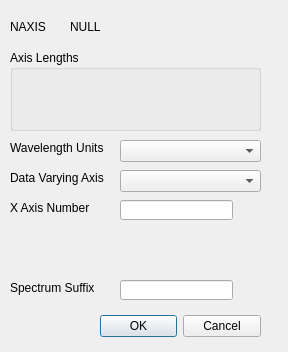
<?xml version="1.0" encoding="UTF-8"?>
<ui version="4.0">
 <class>FitsSpectraDialog</class>
 <widget class="QDialog" name="FitsSpectraDialog">
  <property name="geometry">
   <rect>
    <x>0</x>
    <y>0</y>
    <width>288</width>
    <height>352</height>
   </rect>
  </property>
  <property name="windowTitle">
   <string>Fits Spectra Loader</string>
  </property>
  <widget class="QDialogButtonBox" name="buttonBox">
   <property name="geometry">
    <rect>
     <x>100</x>
     <y>310</y>
     <width>161</width>
     <height>32</height>
    </rect>
   </property>
   <property name="orientation">
    <enum>Qt::Horizontal</enum>
   </property>
   <property name="standardButtons">
    <set>QDialogButtonBox::Cancel|QDialogButtonBox::Ok</set>
   </property>
  </widget>
  <widget class="QLabel" name="naxis_label">
   <property name="geometry">
    <rect>
     <x>10</x>
     <y>20</y>
     <width>47</width>
     <height>14</height>
    </rect>
   </property>
   <property name="text">
    <string>NAXIS</string>
   </property>
  </widget>
  <widget class="QGroupBox" name="axis_lengths_group_box">
   <property name="geometry">
    <rect>
     <x>10</x>
     <y>50</y>
     <width>251</width>
     <height>81</height>
    </rect>
   </property>
   <property name="title">
    <string>Axis Lengths</string>
   </property>
  </widget>
  <widget class="QComboBox" name="wavelength_units_combo">
   <property name="geometry">
    <rect>
     <x>120</x>
     <y>140</y>
     <width>141</width>
     <height>22</height>
    </rect>
   </property>
  </widget>
  <widget class="QLabel" name="wavelength_units_label">
   <property name="geometry">
    <rect>
     <x>10</x>
     <y>140</y>
     <width>101</width>
     <height>16</height>
    </rect>
   </property>
   <property name="text">
    <string>Wavelength Units</string>
   </property>
  </widget>
  <widget class="QLabel" name="naxis_field">
   <property name="geometry">
    <rect>
     <x>70</x>
     <y>20</y>
     <width>47</width>
     <height>14</height>
    </rect>
   </property>
   <property name="text">
    <string>NULL</string>
   </property>
  </widget>
  <widget class="QLabel" name="x_axis_label">
   <property name="geometry">
    <rect>
     <x>10</x>
     <y>200</y>
     <width>91</width>
     <height>16</height>
    </rect>
   </property>
   <property name="text">
    <string>X Axis Number</string>
   </property>
  </widget>
  <widget class="QLabel" name="data_vary_label">
   <property name="geometry">
    <rect>
     <x>10</x>
     <y>170</y>
     <width>101</width>
     <height>16</height>
    </rect>
   </property>
   <property name="text">
    <string>Data Varying Axis</string>
   </property>
  </widget>
  <widget class="QComboBox" name="data_vary_combo">
   <property name="geometry">
    <rect>
     <x>120</x>
     <y>170</y>
     <width>141</width>
     <height>22</height>
    </rect>
   </property>
  </widget>
  <widget class="QLineEdit" name="x_axis_line_edit">
   <property name="geometry">
    <rect>
     <x>120</x>
     <y>200</y>
     <width>113</width>
     <height>20</height>
    </rect>
   </property>
  </widget>
  <widget class="QLabel" name="spectrum_suffix_label">
   <property name="geometry">
    <rect>
     <x>10</x>
     <y>280</y>
     <width>91</width>
     <height>16</height>
    </rect>
   </property>
   <property name="text">
    <string>Spectrum Suffix</string>
   </property>
  </widget>
  <widget class="QLineEdit" name="spectrum_suffix_line_edit">
   <property name="geometry">
    <rect>
     <x>120</x>
     <y>280</y>
     <width>113</width>
     <height>20</height>
    </rect>
   </property>
   <property name="text">
    <string/>
   </property>
  </widget>
 </widget>
 <resources/>
 <connections>
  <connection>
   <sender>buttonBox</sender>
   <signal>accepted()</signal>
   <receiver>FitsSpectraDialog</receiver>
   <slot>accept()</slot>
   <hints>
    <hint type="sourcelabel">
     <x>248</x>
     <y>254</y>
    </hint>
    <hint type="destinationlabel">
     <x>157</x>
     <y>274</y>
    </hint>
   </hints>
  </connection>
  <connection>
   <sender>buttonBox</sender>
   <signal>rejected()</signal>
   <receiver>FitsSpectraDialog</receiver>
   <slot>reject()</slot>
   <hints>
    <hint type="sourcelabel">
     <x>316</x>
     <y>260</y>
    </hint>
    <hint type="destinationlabel">
     <x>286</x>
     <y>274</y>
    </hint>
   </hints>
  </connection>
 </connections>
</ui>
